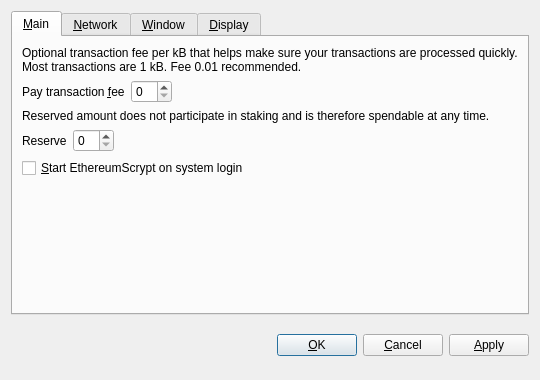
<?xml version="1.0" encoding="UTF-8"?>
<ui version="4.0">
 <class>OptionsDialog</class>
 <widget class="QDialog" name="OptionsDialog">
  <property name="geometry">
   <rect>
    <x>0</x>
    <y>0</y>
    <width>540</width>
    <height>380</height>
   </rect>
  </property>
  <property name="windowTitle">
   <string>Options</string>
  </property>
  <property name="modal">
   <bool>true</bool>
  </property>
  <layout class="QVBoxLayout" name="verticalLayout">
   <item>
    <widget class="QTabWidget" name="tabWidget">
     <property name="tabPosition">
      <enum>QTabWidget::North</enum>
     </property>
     <property name="currentIndex">
      <number>0</number>
     </property>
     <widget class="QWidget" name="tabMain">
      <attribute name="title">
       <string>&amp;Main</string>
      </attribute>
      <layout class="QVBoxLayout" name="verticalLayout_Main">
       <item>
        <widget class="QLabel" name="transactionFeeInfoLabel">
         <property name="text">
          <string>Optional transaction fee per kB that helps make sure your transactions are processed quickly. Most transactions are 1 kB. Fee 0.01 recommended.</string>
         </property>
         <property name="textFormat">
          <enum>Qt::PlainText</enum>
         </property>
         <property name="wordWrap">
          <bool>true</bool>
         </property>
        </widget>
       </item>
       <item>
        <layout class="QHBoxLayout" name="horizontalLayoutFee">
         <item>
          <widget class="QLabel" name="transactionFeeLabel">
           <property name="text">
            <string>Pay transaction &amp;fee</string>
           </property>
           <property name="textFormat">
            <enum>Qt::PlainText</enum>
           </property>
           <property name="buddy">
            <cstring>transactionFee</cstring>
           </property>
          </widget>
         </item>
         <item>
          <widget class="BitcoinAmountField" name="transactionFee"/>
         </item>
         <item>
          <spacer name="horizontalSpacerFee">
           <property name="orientation">
            <enum>Qt::Horizontal</enum>
           </property>
           <property name="sizeHint" stdset="0">
            <size>
             <width>40</width>
             <height>20</height>
            </size>
           </property>
          </spacer>
         </item>
        </layout>
       </item>
       <item>
        <widget class="QLabel" name="reserveBalanceInfoLabel">
         <property name="text">
          <string>Reserved amount does not participate in staking and is therefore spendable at any time.</string>
         </property>
         <property name="textFormat">
          <enum>Qt::PlainText</enum>
         </property>
         <property name="wordWrap">
          <bool>true</bool>
         </property>
        </widget>
       </item>
       <item>
        <layout class="QHBoxLayout" name="horizontalLayoutReserveBalance">
         <item>
          <widget class="QLabel" name="reserveBalanceLabel">
           <property name="text">
            <string>Reserve</string>
           </property>
           <property name="textFormat">
            <enum>Qt::PlainText</enum>
           </property>
           <property name="buddy">
            <cstring>reserveBalance</cstring>
           </property>
          </widget>
         </item>
         <item>
          <widget class="BitcoinAmountField" name="reserveBalance"/>
         </item>
         <item>
          <spacer name="horizontalSpacerReserveBalance">
           <property name="orientation">
            <enum>Qt::Horizontal</enum>
           </property>
           <property name="sizeHint" stdset="0">
            <size>
             <width>40</width>
             <height>20</height>
            </size>
           </property>
          </spacer>
         </item>
        </layout>
       </item>
       <item>
        <widget class="QCheckBox" name="bitcoinAtStartup">
         <property name="toolTip">
          <string>Automatically start EthereumScrypt after logging in to the system.</string>
         </property>
         <property name="text">
          <string>&amp;Start EthereumScrypt on system login</string>
         </property>
        </widget>
       </item>
       <item>
        <spacer name="verticalSpacer_Main">
         <property name="orientation">
          <enum>Qt::Vertical</enum>
         </property>
         <property name="sizeHint" stdset="0">
          <size>
           <width>20</width>
           <height>40</height>
          </size>
         </property>
        </spacer>
       </item>
      </layout>
     </widget>
     <widget class="QWidget" name="tabNetwork">
      <attribute name="title">
       <string>&amp;Network</string>
      </attribute>
      <layout class="QVBoxLayout" name="verticalLayout_Network">
       <item>
        <widget class="QCheckBox" name="mapPortUpnp">
         <property name="toolTip">
          <string>Automatically open the EthereumScrypt client port on the router. This only works when your router supports UPnP and it is enabled.</string>
         </property>
         <property name="text">
          <string>Map port using &amp;UPnP</string>
         </property>
        </widget>
       </item>
       <item>
        <widget class="QCheckBox" name="connectSocks">
         <property name="toolTip">
          <string>Connect to the EthereumScrypt network through a SOCKS proxy (e.g. when connecting through Tor).</string>
         </property>
         <property name="text">
          <string>&amp;Connect through SOCKS proxy:</string>
         </property>
        </widget>
       </item>
       <item>
        <layout class="QHBoxLayout" name="horizontalLayout_Network">
         <item>
          <widget class="QLabel" name="proxyIpLabel">
           <property name="text">
            <string>Proxy &amp;IP:</string>
           </property>
           <property name="textFormat">
            <enum>Qt::PlainText</enum>
           </property>
           <property name="buddy">
            <cstring>proxyIp</cstring>
           </property>
          </widget>
         </item>
         <item>
          <widget class="QValidatedLineEdit" name="proxyIp">
           <property name="maximumSize">
            <size>
             <width>140</width>
             <height>16777215</height>
            </size>
           </property>
           <property name="toolTip">
            <string>IP address of the proxy (e.g. 127.0.0.1)</string>
           </property>
          </widget>
         </item>
         <item>
          <widget class="QLabel" name="proxyPortLabel">
           <property name="text">
            <string>&amp;Port:</string>
           </property>
           <property name="textFormat">
            <enum>Qt::PlainText</enum>
           </property>
           <property name="buddy">
            <cstring>proxyPort</cstring>
           </property>
          </widget>
         </item>
         <item>
          <widget class="QLineEdit" name="proxyPort">
           <property name="maximumSize">
            <size>
             <width>55</width>
             <height>16777215</height>
            </size>
           </property>
           <property name="toolTip">
            <string>Port of the proxy (e.g. 9050)</string>
           </property>
          </widget>
         </item>
         <item>
          <widget class="QLabel" name="socksVersionLabel">
           <property name="text">
            <string>SOCKS &amp;Version:</string>
           </property>
           <property name="textFormat">
            <enum>Qt::PlainText</enum>
           </property>
           <property name="buddy">
            <cstring>socksVersion</cstring>
           </property>
          </widget>
         </item>
         <item>
          <widget class="QValueComboBox" name="socksVersion">
           <property name="toolTip">
            <string>SOCKS version of the proxy (e.g. 5)</string>
           </property>
          </widget>
         </item>
         <item>
          <spacer name="horizontalSpacer_Network">
           <property name="orientation">
            <enum>Qt::Horizontal</enum>
           </property>
           <property name="sizeHint" stdset="0">
            <size>
             <width>40</width>
             <height>20</height>
            </size>
           </property>
          </spacer>
         </item>
        </layout>
       </item>
       <item>
        <spacer name="verticalSpacer_Network">
         <property name="orientation">
          <enum>Qt::Vertical</enum>
         </property>
         <property name="sizeHint" stdset="0">
          <size>
           <width>20</width>
           <height>40</height>
          </size>
         </property>
        </spacer>
       </item>
      </layout>
     </widget>
     <widget class="QWidget" name="tabWindow">
      <attribute name="title">
       <string>&amp;Window</string>
      </attribute>
      <layout class="QVBoxLayout" name="verticalLayout_Window">
       <item>
        <widget class="QCheckBox" name="minimizeToTray">
         <property name="toolTip">
          <string>Show only a tray icon after minimizing the window.</string>
         </property>
         <property name="text">
          <string>&amp;Minimize to the tray instead of the taskbar</string>
         </property>
        </widget>
       </item>
       <item>
        <widget class="QCheckBox" name="minimizeOnClose">
         <property name="toolTip">
          <string>Minimize instead of exit the application when the window is closed. When this option is enabled, the application will be closed only after selecting Quit in the menu.</string>
         </property>
         <property name="text">
          <string>M&amp;inimize on close</string>
         </property>
        </widget>
       </item>
       <item>
        <spacer name="verticalSpacer_Window">
         <property name="orientation">
          <enum>Qt::Vertical</enum>
         </property>
         <property name="sizeHint" stdset="0">
          <size>
           <width>20</width>
           <height>40</height>
          </size>
         </property>
        </spacer>
       </item>
      </layout>
     </widget>
     <widget class="QWidget" name="tabDisplay">
      <attribute name="title">
       <string>&amp;Display</string>
      </attribute>
      <layout class="QVBoxLayout" name="verticalLayout_Display">
       <item>
        <layout class="QHBoxLayout" name="horizontalLayout_1_Display">
         <item>
          <widget class="QLabel" name="langLabel">
           <property name="text">
            <string>User Interface &amp;language:</string>
           </property>
           <property name="textFormat">
            <enum>Qt::PlainText</enum>
           </property>
           <property name="buddy">
            <cstring>lang</cstring>
           </property>
          </widget>
         </item>
         <item>
          <widget class="QValueComboBox" name="lang">
           <property name="toolTip">
            <string>The user interface language can be set here. This setting will take effect after restarting EthereumScrypt.</string>
           </property>
          </widget>
         </item>
        </layout>
       </item>
       <item>
        <layout class="QHBoxLayout" name="horizontalLayout_2_Display">
         <item>
          <widget class="QLabel" name="unitLabel">
           <property name="text">
            <string>&amp;Unit to show amounts in:</string>
           </property>
           <property name="textFormat">
            <enum>Qt::PlainText</enum>
           </property>
           <property name="buddy">
            <cstring>unit</cstring>
           </property>
          </widget>
         </item>
         <item>
          <widget class="QValueComboBox" name="unit">
           <property name="toolTip">
            <string>Choose the default subdivision unit to show in the interface and when sending coins.</string>
           </property>
          </widget>
         </item>
        </layout>
       </item>
       <item>
        <widget class="QCheckBox" name="displayAddresses">
         <property name="toolTip">
          <string>Whether to show EthereumScrypt addresses in the transaction list or not.</string>
         </property>
         <property name="text">
          <string>&amp;Display addresses in transaction list</string>
         </property>
        </widget>
       </item>
       <item>
        <widget class="QCheckBox" name="coinControlFeatures">
         <property name="toolTip">
          <string>Whether to show coin control features or not.</string>
         </property>
         <property name="text">
          <string>Display coin &amp;control features (experts only!)</string>
         </property>
        </widget>
       </item>
       <item>
        <spacer name="verticalSpacer_Display">
         <property name="orientation">
          <enum>Qt::Vertical</enum>
         </property>
         <property name="sizeHint" stdset="0">
          <size>
           <width>20</width>
           <height>40</height>
          </size>
         </property>
        </spacer>
       </item>
      </layout>
     </widget>
    </widget>
   </item>
   <item>
    <layout class="QHBoxLayout" name="horizontalLayout_Buttons">
     <item>
      <spacer name="horizontalSpacer_1">
       <property name="orientation">
        <enum>Qt::Horizontal</enum>
       </property>
       <property name="sizeHint" stdset="0">
        <size>
         <width>40</width>
         <height>48</height>
        </size>
       </property>
      </spacer>
     </item>
     <item>
      <widget class="QLabel" name="statusLabel">
       <property name="font">
        <font>
         <weight>75</weight>
         <bold>true</bold>
        </font>
       </property>
       <property name="text">
        <string/>
       </property>
       <property name="textFormat">
        <enum>Qt::PlainText</enum>
       </property>
       <property name="wordWrap">
        <bool>true</bool>
       </property>
      </widget>
     </item>
     <item>
      <spacer name="horizontalSpacer_2">
       <property name="orientation">
        <enum>Qt::Horizontal</enum>
       </property>
       <property name="sizeHint" stdset="0">
        <size>
         <width>40</width>
         <height>48</height>
        </size>
       </property>
      </spacer>
     </item>
     <item>
      <widget class="QPushButton" name="okButton">
       <property name="text">
        <string>&amp;OK</string>
       </property>
      </widget>
     </item>
     <item>
      <widget class="QPushButton" name="cancelButton">
       <property name="text">
        <string>&amp;Cancel</string>
       </property>
       <property name="autoDefault">
        <bool>false</bool>
       </property>
      </widget>
     </item>
     <item>
      <widget class="QPushButton" name="applyButton">
       <property name="text">
        <string>&amp;Apply</string>
       </property>
       <property name="autoDefault">
        <bool>false</bool>
       </property>
      </widget>
     </item>
    </layout>
   </item>
  </layout>
 </widget>
 <customwidgets>
  <customwidget>
   <class>BitcoinAmountField</class>
   <extends>QSpinBox</extends>
   <header>bitcoinamountfield.h</header>
  </customwidget>
  <customwidget>
   <class>QValueComboBox</class>
   <extends>QComboBox</extends>
   <header>qvaluecombobox.h</header>
  </customwidget>
  <customwidget>
   <class>QValidatedLineEdit</class>
   <extends>QLineEdit</extends>
   <header>qvalidatedlineedit.h</header>
  </customwidget>
 </customwidgets>
 <resources/>
 <connections/>
</ui>
